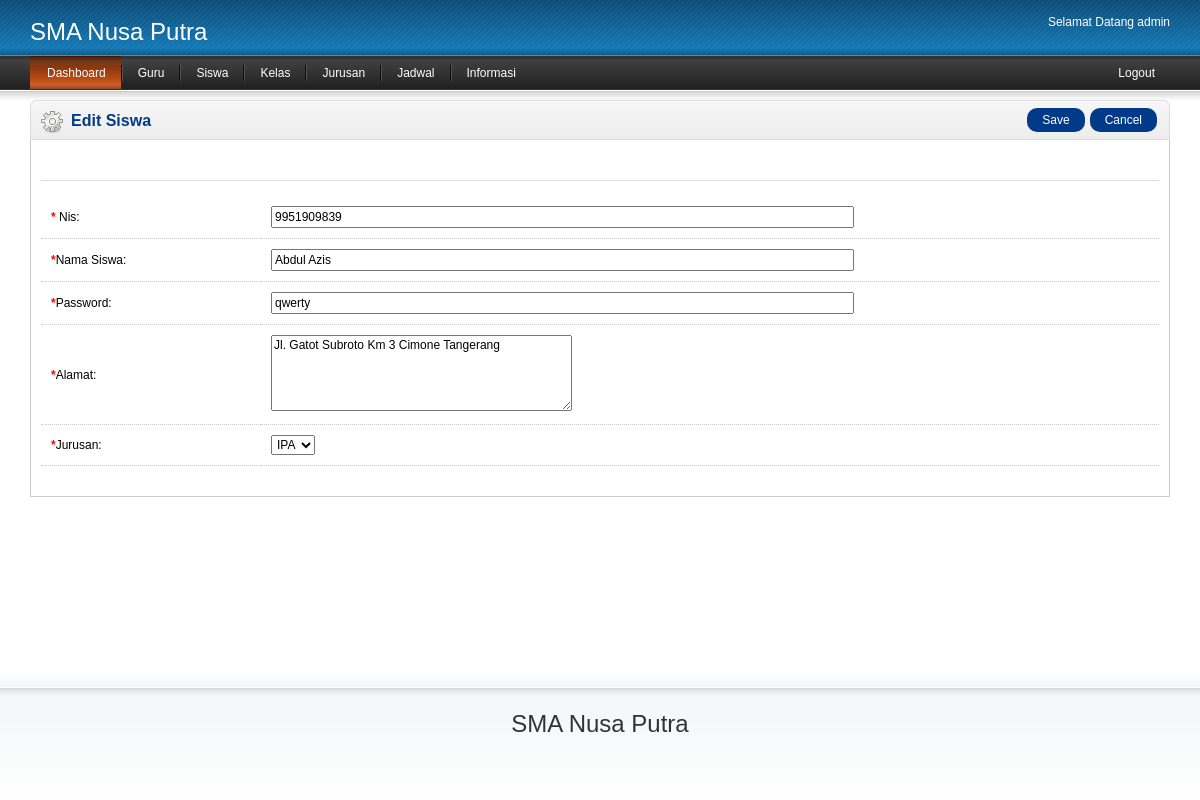
Page /admin/admin.php?page=siswa/editSiswa&id=1 (signed in) on the committed database.
### tables this page shows
CREATE TABLE IF NOT EXISTS `siswa` (
  `id_siswa` int(11) NOT NULL AUTO_INCREMENT,
  `nis` varchar(12) NOT NULL,
  `nama_siswa` varchar(25) NOT NULL,
  `password` varchar(15) NOT NULL,
  `alamat` text NOT NULL,
  `id_jrsn` int(11) NOT NULL,
  PRIMARY KEY (`id_siswa`),
  UNIQUE KEY `nis` (`nis`)
);

CREATE TABLE IF NOT EXISTS `jurusan` (
  `id_jrsn` int(11) NOT NULL AUTO_INCREMENT,
  `kd_jrsn` varchar(15) NOT NULL,
  `nama_jrsn` varchar(25) NOT NULL,
  PRIMARY KEY (`id_jrsn`)
);

### admin/siswa/editSiswa.php (the view, shortened to what this page needs)
<?php
$id=$_GET['id'];
$h=mysql_query("select siswa.*,jurusan.nama_jrsn from siswa join jurusan on siswa.id_jrsn=jurusan.id_jrsn where siswa.id_siswa='$id'");
$j=mysql_fetch_array($h);
?>
<div class="heading">
      <h1><img src="../image/product.png" alt="" />Edit Siswa</h1>
      <div class="buttons"><a  class="button" id="save">Save</a><a  class="button" id="cancel">Cancel</a></div>
    </div>
     <div class="content">
<div id="tab-general">
          <div id="languages" class="htabs">
                      </div>
                    <div id="language1">
                    <form method="post">
            <table class="form" >
              <tr>
                <td><span class="required">*</span> Nis:</td>
                <td><input type="text" name="nis" size="80" value="<?php echo $j[1]?>" id="nis" readonly />
                  </td>
              </tr>
              <tr>
                <td><span class="required">*</span>Nama Siswa:</td>
                <td><input type="text" name="nama" value="<?php echo $j[2]?>" size="80" id="nama" /></td>
              </tr>
              <tr>
                <td><span class="required">*</span>Password:</td>
                <td><input type="text" name="password" value="<?php echo $j[3]?>" size="80" id="password" /></td>
              </tr>
              <tr>
                <td><span class="required">*</span>Alamat:</td>
                <td><textarea name="alamat" id="alamat" rows="5" cols="40"><?php echo $j[4]?></textarea></td>
              </tr>
              <tr>
                <td><span class="required">*</span>Jurusan:</td>
                <td>
                <select id="jurusan">
                <option value="<?php echo $j[5]?>"><?php echo $j[6]?></option>
                </select>
                </td>
              </tr>
            </table>
            </form>
          </div>
                  </div>
                  </div>

### css/stylesheet.css (style rules this page uses)
html { margin: 0; padding: 0; height: 100%; }
body { margin: 0; padding: 0; height: 100%; background: #FFFFFF; }
body, td, th, input, select, textarea, option, optgroup { font-family: Arial, Helvetica, sans-serif; font-size: 12px; color: #000000; }
input[type='text'], input[type='password'] { padding: 2px; }
select { padding: 1px; }
textarea { padding: 2px; }
a, a:visited { color: #003366; text-decoration: underline; cursor: pointer; }
form { margin: 0; padding: 0; }
.required { color: #FF0000; font-weight: bold; }
.box > .heading { height: 38px; padding-left: 7px; padding-right: 7px; border: 1px solid #DBDBDB; background: url('../image/box.png') repeat-x; -webkit-border-radius: 7px 7px 0px 0px; -moz-border-radius: 7px 7px 0px 0px; -khtml-border-radius: 7px 7px 0px 0px; border-radius: 7px 7px 0px 0px; }
.box > .heading h1 { margin: 0px; padding: 11px 0px 0px 0px; color: #003A88; font-size: 16px; float: left; }
.box > .heading h1 img { float: left; margin-top: -1px; margin-left: 3px; margin-right: 8px; }
.box > .heading .buttons { float: right; padding-top: 7px; margin-right: 5px; }
.box > .heading .buttons .button { margin-left: 5px; }
.box > .content { padding: 10px; border-left: 1px solid #CCCCCC; border-right: 1px solid #CCCCCC; border-bottom: 1px solid #CCCCCC; min-height: 300px; overflow: auto; }
a.button, .list a.button { text-decoration: none; color: #FFF; display: inline-block; padding: 5px 15px 5px 15px; background: #003A88; -webkit-border-radius: 10px 10px 10px 10px; -moz-border-radius: 10px 10px 10px 10px; -khtml-border-radius: 10px 10px 10px 10px; border-radius: 10px 10px 10px 10px; }
table.form { width: 100%; border-collapse: collapse; margin-bottom: 20px; }
table.form > tbody > tr > td:first-child { width: 200px; }
table.form > tbody > tr > td { padding: 10px; color: #000000; border-bottom: 1px dotted #CCCCCC; }
.htabs { padding: 0px 0px 0px 10px; height: 30px; line-height: 16px; border-bottom: 1px solid #DDDDDD; margin-bottom: 15px; }

### rows in the picture
siswa: nis "9951909839", nama "Abdul Azis", password "qwerty", alamat "Jl. Gatot Subroto Km 3 Cimone Tangerang", id_jrsn.nama_jrsn "IPA"

### other values in the picture
$_SESSION['username'] "admin"
